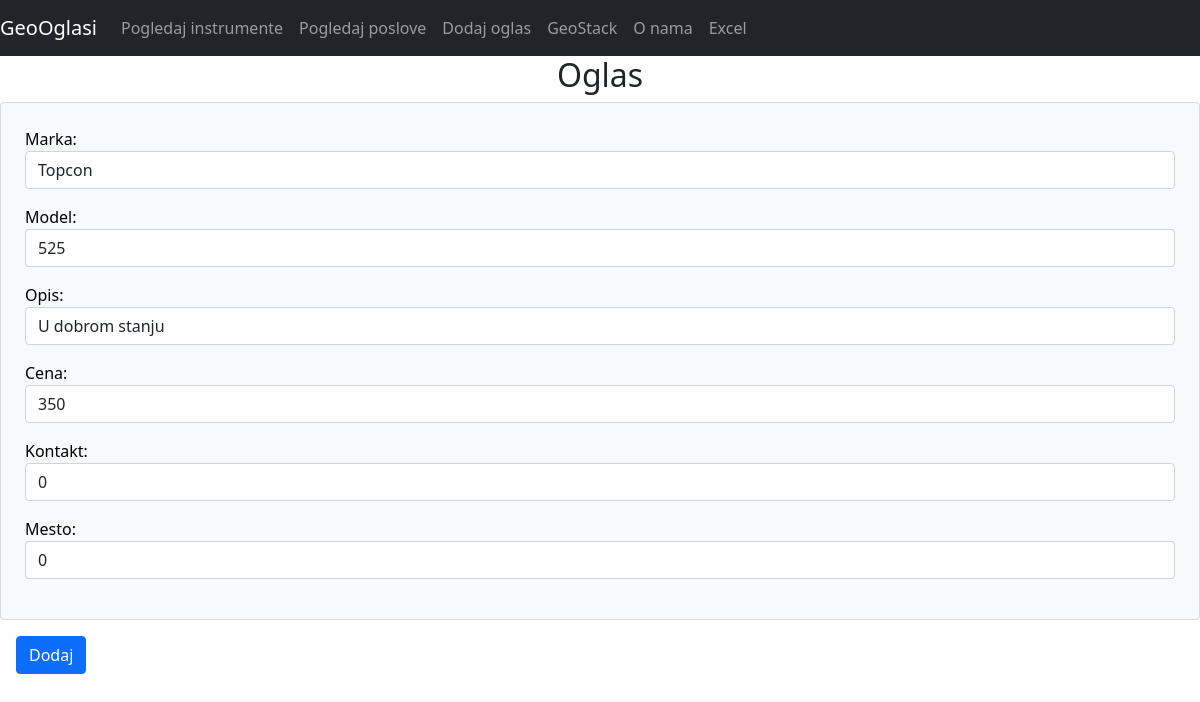
/Instrumenti/update_instrument/9, run on the app's committed database.
### Instrumenti/models.py (models this page shows, shortened)
class Instrument(models.Model):
    marka = models.CharField(max_length=30)
    model = models.CharField(max_length=30)
    opis = models.CharField(max_length=30)
    cena = models.CharField(max_length=30)
    kontakt = models.CharField(max_length=30)
    mesto = models.CharField(max_length=30)

### Instrumenti/views.py (the view)
# urls.py: path("update_instrument/<int:pk>",AzurirajOglas.as_view(), name = 'update_instrument'),
class AzurirajOglas(UpdateView):
    model = Instrument
    form_class = InstrumentForm
    template_name = 'Instrumenti/instrument_form.html'
    success_url = reverse_lazy('Instrumenti:oglasi')

### Instrumenti/forms.py
class InstrumentForm(forms.ModelForm):
    class Meta:
        model = Instrument
        fields = '__all__'
        widgets = {
            'marka': forms.TextInput(attrs={'class':'form-control'}),
            'model': forms.TextInput(attrs={'class':'form-control'}),
            'opis': forms.TextInput(attrs={'class':'form-control'}),
            'cena': forms.TextInput(attrs={'class':'form-control'}),
            'kontakt': forms.TextInput(attrs={'class':'form-control'}),
            'mesto': forms.TextInput(attrs={'class':'form-control'})
        }

### Instrumenti/templates/Instrumenti/instrument_form.html (shortened to what this page needs)
{% extends "base.html"%}
    {% block content %}
    <h2 class="text-center">Oglas</h2>
    <form method="post">
        <div class="card text-black bg-light px-4 py-4 mx-auto" id="proba">
            {{form.as_p}}
        </div>
        <div>
            <button class="btn btn-primary mx-3 my-3 align-middle">Dodaj</button>
        </div>
    {% endblock %}

### data on the page
Instrument: marka "Topcon", model "525", opis "U dobrom stanju", cena "350", kontakt "0", mesto "0"
